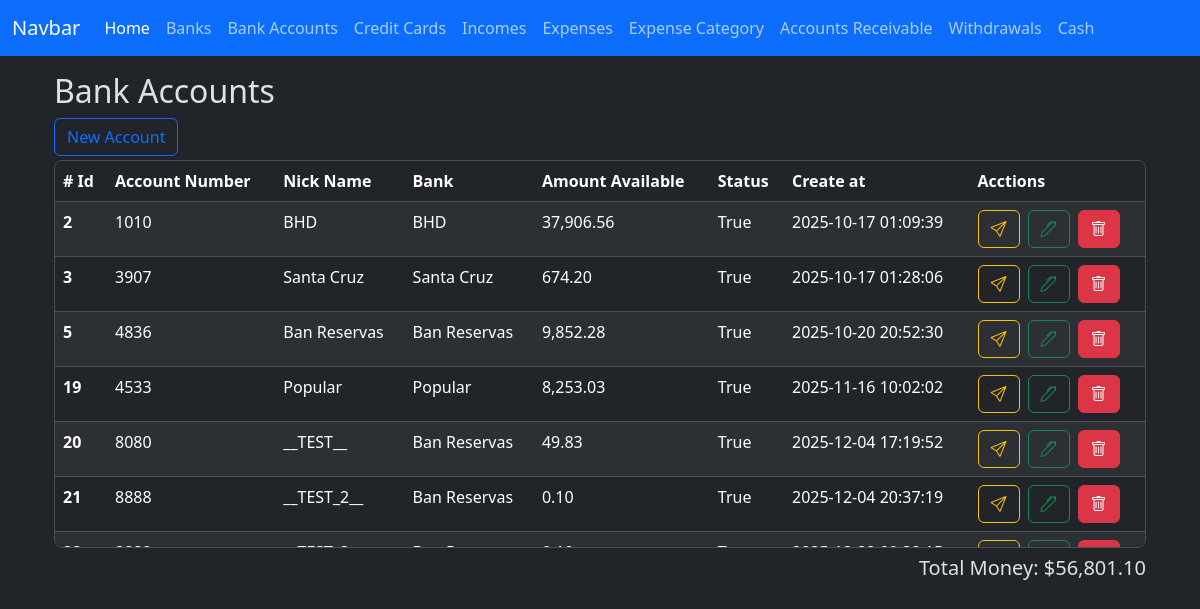
Page /bank_accounts/index on the earlier database version.
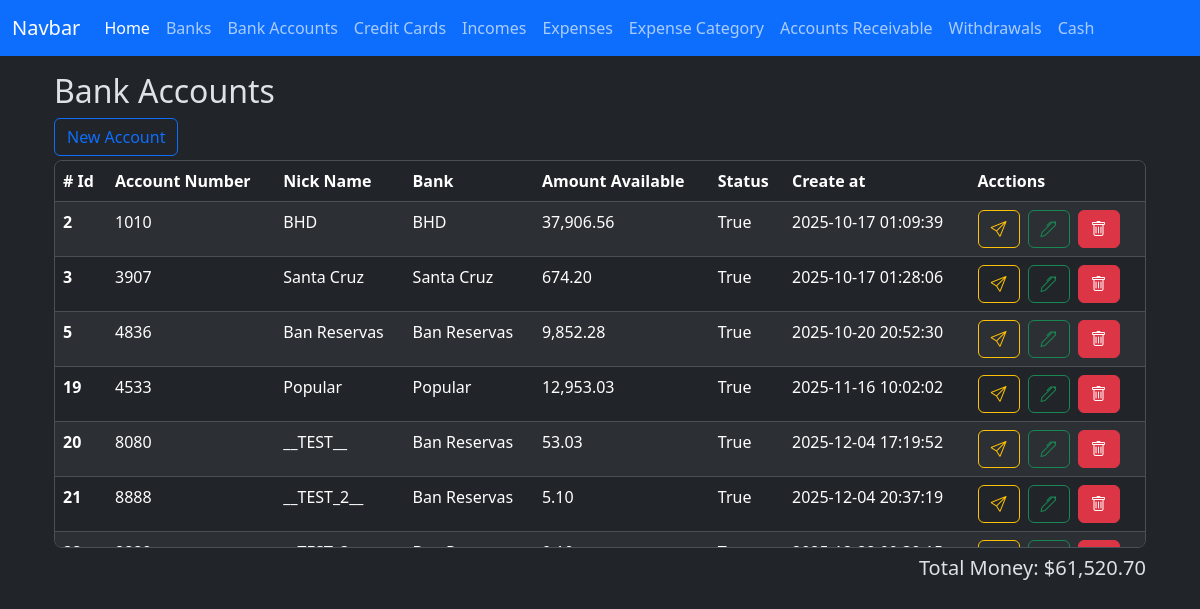
Same page on the later database version.
### app/models/bank_account.py (models this page shows)
class BankAccount(db.Model):
    __tablename__ = 'bank_accounts'
    id = db.Column(db.Integer, primary_key=True)
    nick_name = db.Column(db.String(120))
    amount_available = db.Column(db.Numeric(10, 2), nullable=False)
    is_active = db.Column(db.Boolean, default=True)
    account_number = db.Column(db.Integer, nullable=True)
    bank_id = db.Column(db.Integer, db.ForeignKey('banks.id'))
    created_at = db.Column(db.DateTime(timezone=True), server_default=func.now())
    updated_at = db.Column(db.DateTime(timezone=True), onupdate=func.now())
    bank = relationship('Bank', back_populates='bank_accounts')
    expenses = relationship('Expense', back_populates='bank_account', order_by='desc(Expense.created_at)')
    incomes = relationship('Income', back_populates='bank_account', order_by='desc(Income.created_at)')
    credit_card_payments = relationship('CreditCardPayment', back_populates='bank_account', order_by='desc(CreditCardPayment.created_at)')
    withdrawals = relationship('Withdrawal', back_populates='bank_account', order_by='desc(Withdrawal.created_at)')
    loans = relationship('Loan', back_populates='bank_account', order_by='desc(Loan.created_at)')
    loan_payments = relationship('LoanPayment', back_populates='bank_account', order_by='desc(LoanPayment.created_at)')
    transaction_ledger = relationship('BankAccountTransactionsLedger', back_populates='bank_account')
    outgoing_transfers = relationship('BankTransfer', foreign_keys='BankTransfer.from_bank_account_id', back_populates='from_bank_account', order_by='desc(BankTransfer.created_at)')
    incoming_transfers = relationship('BankTransfer', foreign_keys='BankTransfer.to_bank_account_id', back_populates='to_bank_account', order_by='desc(BankTransfer.created_at)')

### app/models/bank.py (models this page shows)
class Bank(db.Model):
    __tablename__ = 'banks'
    id = db.Column(db.Integer, primary_key=True)
    name = db.Column(db.String(100), nullable=False)
    created_at = db.Column(db.DateTime(timezone=True), server_default=func.now())
    updated_at = db.Column(db.DateTime(timezone=True), onupdate=func.now())
    bank_accounts = relationship('BankAccount', back_populates='bank')
    credit_cards = relationship('CreditCard', back_populates='bank')

### app/routes/bank_account_routes.py (the view)
@bank_account_bp.route('/index', methods=['GET'])
def index():
    banks = Bank.query.all()
    bank_accounts = BankAccount.query.all()
    total_money = Decimal()
    for account in bank_accounts:
        total_money += account.amount_available
    total_money_formatted = f'{total_money:,.2f}'
    context = {
        'banks': banks,
        'bank_accounts': bank_accounts,
        'total_money': total_money_formatted,
        'len': len,
        'total_amount': total_amount,
        'format_amount': format_amount,
    }
    return render_template('bank_accounts/index.html', **context)

### app/utils/numeric_casting.py (called while the page is built)
def format_amount(value):
    try:
        return f'{value:,.2f}';
    except Exception as e:
        return None

### app/templates/bank_accounts/index.html (shortened to what this page needs)
{% extends 'layout.html' %}
{% block content %}
    <h2>Bank Accounts</h2>
    <div class="row">
        <div class="col-sm">
            <button type="button" class="btn btn-outline-primary" data-bs-toggle="modal" data-bs-target="#create-bank-account"
            >New Account</button>
        </div>
        <div class="col-sm"></div>
    </div>
    <div class="table-responsive overflow-y-auto border rounded-3 mt-1" style="max-height: 388px;">
        <table class="table table-striped  table-hover">
            <thead class="sticky-top">
                <tr>
                    <th scope="col"># Id</th>
                    <th scope="col">Account Number</th>
                    <th scope="col">Nick Name</th>
                    <th scope="col">Bank</th>
                    <th scope="col">Amount Available</th>
                    <th scope="col">Status</th>
                    <th scope="col">Create at</th>
                    <th scope="col">Acctions</th>
                </tr>
            </thead>
            <tbody>
                {% for bank_account in bank_accounts %}
                <tr class="bank-row" data-bank-account-id = "{{ bank_account.id }}">
                    <th scope="row">{{ bank_account.id }}</th>
                    <td>{{ bank_account.account_number }}</td>
                    <td>{{ bank_account.nick_name }}</td>
                    <td>{{ bank_account.bank.name }}</td>
                    <td>{{ format_amount(bank_account.amount_available) }}</td>
                    <td>{{ bank_account.is_active }}</td>
                    <td>{{ bank_account.created_at }}</td>
                    <td>
                        <div class="d-flex gap-2">
                            <button
                                type="button"
                                class="btn btn-outline-warning"
                                data-bs-toggle="modal"
                                data-bs-target="#create-bank-transfer"
                                data-from-bank-account-id="{{ bank_account.id }}"
                                data-nick-name="{{ bank_account.nick_name }}"
                            >
                                <i class="bi bi-send"></i>
                            </button>
                            <button
                                type="button"
                                class="btn btn-outline-success"
                                data-bs-toggle="modal"
                                data-bs-target="#edit-bank-account"
                                data-bank-account-id="{{ bank_account.id }}"
                                data-account-number="{{ bank_account.account_number }}"
                                data-nick-name="{{ bank_account.nick_name }}"
                                data-amount-available="{{ bank_account.amount_available }}"
                                data-bank-id="{{ bank_account.bank.id }}"
                            >
                                <i class="bi bi-pen"></i>
                            </button>
                            <a href="{{ url_for('bank_account.delete', id=bank_account.id) }}" class="btn btn-danger"><i class="bi bi-trash"></i></a>
                        </div>
                    </td>
                </tr>
                {% endfor %}
            </tbody>
        </table>
    </div>
    <div class="col-sm d-flex flex-row-reverse mt-2">
        <h5>Total Money: ${{ total_money }}</h5>
    </div>
    <link href="https://cdn.jsdelivr.net/npm/@sweetalert2/theme-dark@5/dark.css" rel="stylesheet">
{% endblock %}

Differences in the rows shown:
changed BankAccount "Popular": amount_available "8,253.03" → "12,953.03"
changed BankAccount "__TEST__": amount_available "49.83" → "53.03"
changed BankAccount "__TEST_2__": amount_available "0.10" → "5.10"
Other differences:
{{ total_money }}: "56,801.10" → "61,520.70"
